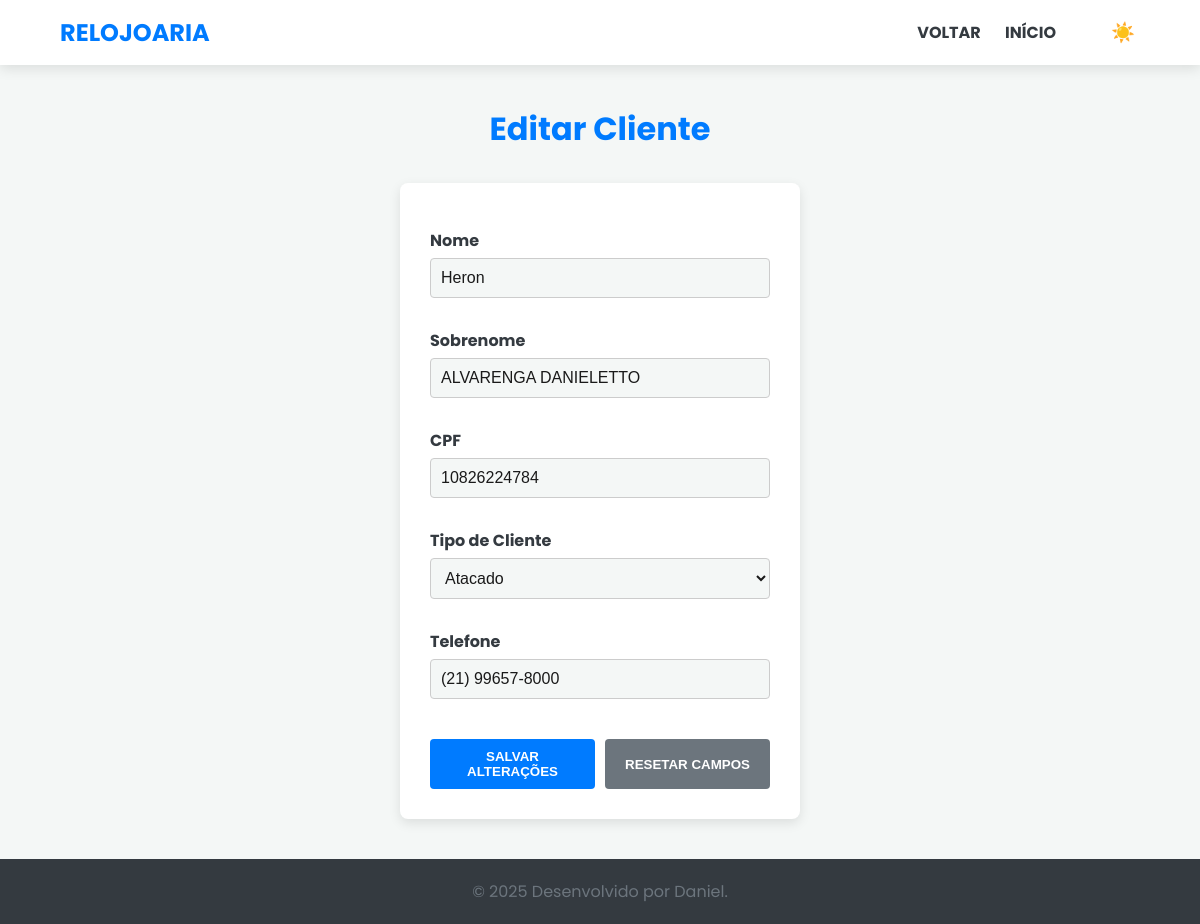
/EditarCliente.php?id=2, run on the app's committed database.
### tables this page shows
CREATE TABLE `cliente` (
  `id_cliente` int(11) NOT NULL,
  `nome` varchar(30) DEFAULT NULL,
  `sobrenome` varchar(50) DEFAULT NULL,
  `cpf` varchar(11) DEFAULT NULL,
  `tipo` varchar(20) DEFAULT NULL,
  `telefone` varchar(20) DEFAULT NULL
);

### EditarCliente.php (the view, shortened to what this page needs)
<?php
include('conexao.php');
$id = isset($_GET['id']) ? intval($_GET['id']) : 0;
$stmt = $conn->prepare("SELECT nome, sobrenome, cpf, tipo, telefone FROM cliente WHERE id_cliente = ?");
$stmt->bind_param("i", $id);
$stmt->execute();
$result = $stmt->get_result();
$row = $result->fetch_assoc();
?>
<!DOCTYPE html>
<html lang="pt-br">
<head>
    <link rel="stylesheet" href="stylelogin.css">
</head>
<body>
<header>
    <div class="logo">
        <a>RELOJOARIA</a>
    </div>
    <div class="header-right">
        <nav>
            <a href="ListagemClientes.php">VOLTAR</a>
            <a href="PaginaInicial.php">INÍCIO</a>
        </nav>
        <button id="darkModeToggle" class="dark-mode-toggle" style="background: none; border: none; cursor: pointer; color: var(--cor-escura); font-size: 1.2rem;">
            ☀️
        </button>
    </div>
</header>
<main>
    <h1>Editar Cliente</h1>
    <form method="post">
        <label for="nome">Nome</label>
        <input type="text" id="nome" name="nome" value="<?= htmlspecialchars($row['nome']) ?>" required>
        <label for="sobrenome">Sobrenome</label>
        <input type="text" id="sobrenome" name="sobrenome" value="<?= htmlspecialchars($row['sobrenome']) ?>" required>
        <label for="cpf">CPF</label>
        <input type="text" id="cpf" name="cpf" value="<?= htmlspecialchars($row['cpf']) ?>" required>
        <label for="tipo">Tipo de Cliente</label>
        <select id="tipo" name="tipo" required>
            <?php $tipoAtual = htmlspecialchars($row['tipo']); ?>
            <option value="Atacado" <?= ($tipoAtual == 'Atacado') ? 'selected' : '' ?>>Atacado</option>
        </select>
        <label for="telefone">Telefone</label>
        <input type="text" id="telefone" name="telefone" value="<?= htmlspecialchars($row['telefone']) ?>" required>
        <div class="botoes">
            <button type="submit">SALVAR ALTERAÇÕES</button>
            <button type="reset" class="btn-secundario">RESETAR CAMPOS</button>
        </div>
    </form>
</main>
<footer class="footer"></footer>
</body>
</html>

### stylelogin.css (style rules this page uses)
:root { --cor-fundo: #f4f7f6; --cor-texto: #1a1a1a; --cor-primaria: #007bff; --cor-secundaria: #6c757d; --cor-clara: #ffffff; --cor-escura: #343a40; --cor-borda: #ccc; --sombra: 0 4px 12px rgba(0, 0, 0, 0.1); }
* { box-sizing: border-box; margin: 0; padding: 0; }
body { font-family: 'Poppins', sans-serif; background-color: var(--cor-fundo); color: var(--cor-texto); transition: background-color 0.3s, color 0.3s; min-height: 100vh; display: flex; flex-direction: column; }
a { color: var(--cor-primaria); text-decoration: none; transition: color 0.3s; }
header { background-color: var(--cor-clara); color: var(--cor-escura); padding: 15px 5%; display: flex; justify-content: space-between; align-items: center; box-shadow: var(--sombra); position: sticky; top: 0; z-index: 1000; }
.logo a { font-size: 1.5rem; font-weight: 700; color: var(--cor-primaria); }
.header-right { display: flex; align-items: center; gap: 20px; }
nav a { margin-left: 0; padding: 5px 10px; font-weight: 700; color: var(--cor-escura); }
main { flex: 1; padding: 40px 5%; display: flex; flex-direction: column; align-items: center; }
main h1 { margin-bottom: 30px; color: var(--cor-primaria); }
form { background-color: var(--cor-clara); padding: 30px; border-radius: 8px; box-shadow: var(--sombra); width: 100%; max-width: 400px; display: flex; flex-direction: column; }
label { margin-top: 15px; margin-bottom: 5px; font-weight: 700; color: var(--cor-escura); }
input[type="text"], input[type="password"] { padding: 10px; border: 1px solid var(--cor-borda); border-radius: 4px; font-size: 1rem; background-color: var(--cor-fundo); color: var(--cor-texto); transition: border-color 0.3s, background-color 0.3s; }
.botoes { margin-top: 25px; display: flex; justify-content: space-between; gap: 10px; }
button { padding: 10px 15px; border: none; border-radius: 4px; cursor: pointer; font-weight: 700; flex: 1; transition: background-color 0.3s, opacity 0.3s; }
button[type="submit"] { background-color: var(--cor-primaria); color: var(--cor-clara); }
button[type="reset"] { background-color: var(--cor-secundaria); color: var(--cor-clara); }
.footer { background-color: var(--cor-escura); color: var(--cor-secundaria); text-align: center; padding: 20px; margin-top: auto; }
.footer::before { content: "© 2025 Desenvolvido por Daniel."; display: block; }
.dark-mode-toggle { margin-left: 20px; padding: 5px; color: var(--cor-escura) !important; transition: color 0.3s; }

### EditarCliente.php (style rules this page uses)
input[type="text"], input[type="password"], select { padding: 10px; border: 1px solid var(--cor-borda); border-radius: 4px; font-size: 1rem; background-color: var(--cor-fundo); color: var(--cor-texto); width: 100%; margin-bottom: 15px; transition: border-color 0.3s, background-color 0.3s; }

### data on the page
cliente: nome "Heron", sobrenome "ALVARENGA DANIELETTO", cpf "10826224784", tipo "Atacado", telefone "(21) 99657-8000"
